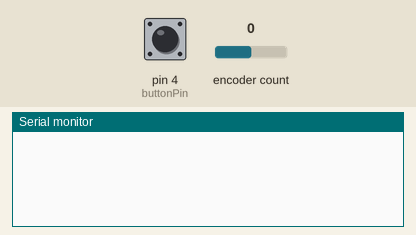
Simulated run of this sketch. Board: Arduino Uno, built with avr-gcc and run on an emulated ATmega328P. Shown: the last lines printed to the serial monitor. Inputs (shaded band) come from the test bench; at power-on: encoder count 0, pin 4 (buttonPin) HIGH.

Above: at 1.2 s.
1.3 s: encoder count set to 1
At 1.9 s:
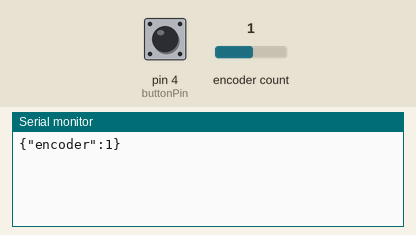
2.8 s: pin 4 (buttonPin) pulled LOW for 0.15 s
At 3.2 s:
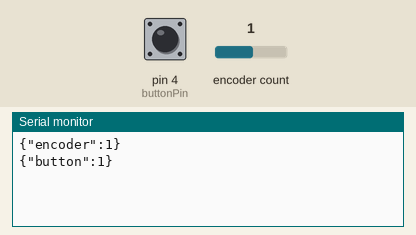
4.4 s: pin 4 (buttonPin) pulled LOW for 1 s
At 5.6 s:
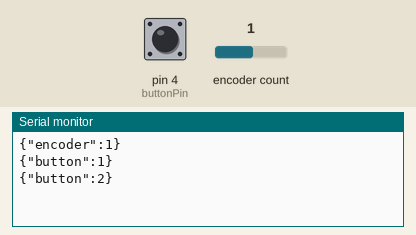
6.9 s: encoder count set to 0
At 7.3 s:
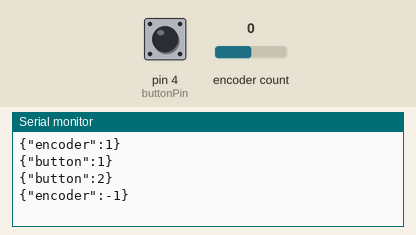

Measured:
- after the input at 1.3 s, the serial monitor: prints a new line at once (image 1)
- after the input at 2.8 s, the serial monitor: prints a new line at once (image 2)
- after the input at 4.4 s, the serial monitor: prints a new line at once (image 3)
- after the input at 6.9 s, the serial monitor: prints a new line at once (image 4)

The sketch:

EncoderClockSetter.ino
```cpp
/*
   Clock setter from rotary encoder

   Reads a rotary encoder, sends -1 or 1 for every detent,
   and sends 0-3 when the button is pressed.

   Designed to set a clock. Works with the p5.js sketch in this same folder

   created 12 Oct 2021
   by Tom Igoe
*/

#include <Encoder.h>

// encoder on pins 2 and 3
Encoder myEncoder(2, 3);
// previous position of the encoder:
int lastPosition = 0;

// steps of the encoder's shaft:
int steps = 0;

const int buttonPin = 4;    // pushbutton pin
int lastButtonState = LOW;  // last button state
int debounceDelay = 5;       // debounce time for the button in ms
int settingMode = 0;        // settingMode = 0-3

void setup() {
  Serial.begin(9600);
  pinMode(buttonPin, INPUT_PULLUP);
}

void loop() {
  // read the pushbutton:
  int buttonState = digitalRead(buttonPin);
  //  // if the button has changed:
  if (buttonState != lastButtonState) {
    // debounce the button:
    delay(debounceDelay);
    // if button is pressed:
    if (buttonState == LOW) {
      // button changed
      settingMode++;
      settingMode %= 4;

      // send settngMode value as a JSON string:
      Serial.print("{\"button\":");
      Serial.print(settingMode);
      Serial.println("}");
    }
  }
  // save current button state for next time through the loop:
  lastButtonState = buttonState;

  // read the encoder:
  int newPosition = myEncoder.read();
  // compare current and last encoder state:
  int change = newPosition - lastPosition;
  // if it's changed by 4 or more (one detent step):
  if (abs(change) >= 4) {
    // get the direction (-1 or 1):
    int encoderDirection = (change / abs(change));

    // send encoder value as a JSON string:
    Serial.print("{\"encoder\":");
    Serial.print(encoderDirection);
    Serial.println("}");
    // save encoder position for next time through loop:
    lastPosition = newPosition;
  }
}
```
